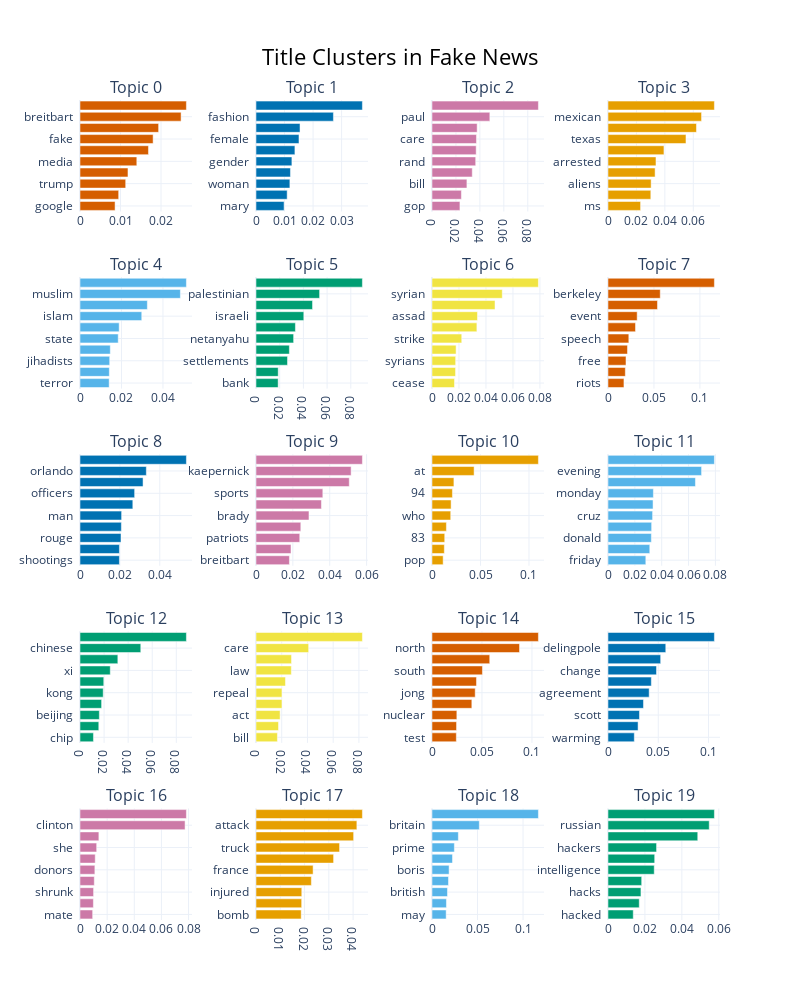

The cell this chart's notebook holds for it:
### Markdown cell above
## Exploring the titles in fake news

### Code cell
title_fake_topic_model.visualize_barchart(width=200, height=200, top_n_topics=20, n_words=10,title="Title Clusters in Fake News")

### Figure 1 — Plotly figure (JSON) as saved in the notebook; plotly's stock layout.template omitted (floating-point values rounded to 4 significant figures)
{"data": [{"marker": {"color": "#D55E00"}, "orientation": "h", "type": "bar", "x": [0.008656, 0.009545, 0.01128, 0.01184, 0.01402, 0.0169, 0.01805, 0.01941, 0.02495, 0.02627], "xaxis": "x", "y": ["google  ", "twitter  ", "trump  ", "facebook  ", "media  ", "daily  ", "fake  ", "cnn  ", "breitbart  ", "news  "], "yaxis": "y"}, {"marker": {"color": "#0072B2"}, "orientation": "h", "type": "bar", "x": [0.009841, 0.01092, 0.01187, 0.01207, 0.01258, 0.01364, 0.01506, 0.01543, 0.02713, 0.03728], "xaxis": "x2", "y": ["mary  ", "girl  ", "woman  ", "feminist  ", "gender  ", "march  ", "female  ", "beyoncé  ", "fashion  ", "women  "], "yaxis": "y2"}, {"marker": {"color": "#CC79A7"}, "orientation": "h", "type": "bar", "x": [0.02333, 0.02454, 0.02915, 0.03362, 0.03649, 0.03689, 0.03713, 0.03771, 0.04831, 0.08887], "xaxis": "x3", "y": ["gop  ", "healthcare  ", "bill  ", "health  ", "rand  ", "repeal  ", "care  ", "ryan  ", "paul  ", "obamacare  "], "yaxis": "y3"}, {"marker": {"color": "#E69F00"}, "orientation": "h", "type": "bar", "x": [0.02292, 0.03011, 0.03034, 0.03313, 0.03375, 0.03936, 0.05485, 0.06223, 0.06581, 0.07484], "xaxis": "x4", "y": ["ms  ", "illegal  ", "aliens  ", "agents  ", "arrested  ", "patrol  ", "texas  ", "border  ", "mexican  ", "cartel  "], "yaxis": "y4"}, {"marker": {"color": "#56B4E9"}, "orientation": "h", "type": "bar", "x": [0.01406, 0.01414, 0.01431, 0.01461, 0.01842, 0.01888, 0.02977, 0.03247, 0.04839, 0.05129], "xaxis": "x5", "y": ["terror  ", "christian  ", "jihadists  ", "radical  ", "state  ", "christians  ", "islam  ", "muslims  ", "muslim  ", "islamic  "], "yaxis": "y5"}, {"marker": {"color": "#009E73"}, "orientation": "h", "type": "bar", "x": [0.0187, 0.01876, 0.02658, 0.02816, 0.03175, 0.03326, 0.04034, 0.04771, 0.05367, 0.08979], "xaxis": "x6", "y": ["bank  ", "palestinians  ", "settlements  ", "hamas  ", "netanyahu  ", "embassy  ", "israeli  ", "jerusalem  ", "palestinian  ", "israel  "], "yaxis": "y6"}, {"marker": {"color": "#F0E442"}, "orientation": "h", "type": "bar", "x": [0.01668, 0.01746, 0.01753, 0.01785, 0.02205, 0.03328, 0.0337, 0.04671, 0.05209, 0.07887], "xaxis": "x7", "y": ["cease  ", "attack  ", "syrians  ", "russia  ", "strike  ", "chemical  ", "assad  ", "aleppo  ", "syrian  ", "syria  "], "yaxis": "y7"}, {"marker": {"color": "#D55E00"}, "orientation": "h", "type": "bar", "x": [0.01735, 0.01885, 0.01957, 0.02118, 0.02265, 0.0299, 0.03173, 0.05381, 0.05683, 0.1158], "xaxis": "x8", "y": ["riots  ", "student  ", "free  ", "breitbart  ", "speech  ", "davis  ", "event  ", "uc  ", "berkeley  ", "milo  "], "yaxis": "y8"}, {"marker": {"color": "#0072B2"}, "orientation": "h", "type": "bar", "x": [0.01977, 0.01977, 0.02057, 0.02075, 0.02087, 0.02649, 0.0274, 0.03163, 0.03327, 0.05337], "xaxis": "x9", "y": ["shootings  ", "baton  ", "rouge  ", "shot  ", "man  ", "officer  ", "officers  ", "police  ", "orlando  ", "shooting  "], "yaxis": "y9"}, {"marker": {"color": "#CC79A7"}, "orientation": "h", "type": "bar", "x": [0.01812, 0.01898, 0.02373, 0.02431, 0.02873, 0.03548, 0.03624, 0.05059, 0.05159, 0.05772], "xaxis": "x10", "y": ["breitbart  ", "fs1  ", "patriots  ", "anthem  ", "brady  ", "colin  ", "sports  ", "espn  ", "kaepernick  ", "nfl  "], "yaxis": "y10"}, {"marker": {"color": "#E69F00"}, "orientation": "h", "type": "bar", "x": [0.0115, 0.01271, 0.01313, 0.01484, 0.0193, 0.01969, 0.02106, 0.02259, 0.04341, 0.1097], "xaxis": "x11", "y": ["pop  ", "author  ", "83  ", "star  ", "who  ", "87  ", "94  ", "prince  ", "at  ", "dies  "], "yaxis": "y11"}, {"marker": {"color": "#56B4E9"}, "orientation": "h", "type": "bar", "x": [0.02817, 0.03112, 0.0323, 0.0325, 0.03321, 0.03356, 0.0338, 0.06513, 0.06971, 0.07925], "xaxis": "x12", "y": ["friday  ", "thursday  ", "donald  ", "wednesday  ", "cruz  ", "ted  ", "monday  ", "your  ", "evening  ", "briefing  "], "yaxis": "y12"}, {"marker": {"color": "#009E73"}, "orientation": "h", "type": "bar", "x": [0.01117, 0.01561, 0.01607, 0.01795, 0.01928, 0.01975, 0.02515, 0.03144, 0.05049, 0.08839], "xaxis": "x13", "y": ["chip  ", "trade  ", "beijing  ", "jinping  ", "kong  ", "hong  ", "xi  ", "taiwan  ", "chinese  ", "china  "], "yaxis": "y13"}, {"marker": {"color": "#F0E442"}, "orientation": "h", "type": "bar", "x": [0.01665, 0.01748, 0.01873, 0.02019, 0.02019, 0.02291, 0.02747, 0.02762, 0.04093, 0.08272], "xaxis": "x14", "y": ["bill  ", "affordable  ", "act  ", "republicans  ", "repeal  ", "obamacare  ", "law  ", "insurance  ", "care  ", "health  "], "yaxis": "y14"}, {"marker": {"color": "#D55E00"}, "orientation": "h", "type": "bar", "x": [0.02435, 0.02456, 0.02486, 0.03985, 0.04322, 0.04449, 0.05046, 0.05775, 0.08755, 0.1064], "xaxis": "x15", "y": ["test  ", "nam  ", "nuclear  ", "missile  ", "jong  ", "kim  ", "south  ", "korean  ", "north  ", "korea  "], "yaxis": "y15"}, {"marker": {"color": "#0072B2"}, "orientation": "h", "type": "bar", "x": [0.02617, 0.02991, 0.0313, 0.03528, 0.04095, 0.04311, 0.04825, 0.05239, 0.05747, 0.1058], "xaxis": "x16", "y": ["warming  ", "global  ", "scott  ", "epa  ", "agreement  ", "pruitt  ", "change  ", "paris  ", "delingpole  ", "climate  "], "yaxis": "y16"}, {"marker": {"color": "#CC79A7"}, "orientation": "h", "type": "bar", "x": [0.009325, 0.009859, 0.01001, 0.01053, 0.01096, 0.01122, 0.01229, 0.0139, 0.07743, 0.07841], "xaxis": "x17", "y": ["mate  ", "her  ", "shrunk  ", "has  ", "donors  ", "recount  ", "she  ", "donald  ", "clinton  ", "hillary  "], "yaxis": "y17"}, {"marker": {"color": "#E69F00"}, "orientation": "h", "type": "bar", "x": [0.01862, 0.01881, 0.01886, 0.02281, 0.02352, 0.03197, 0.03442, 0.04022, 0.04155, 0.04383], "xaxis": "x18", "y": ["bomb  ", "suspect  ", "injured  ", "westminster  ", "france  ", "attacker  ", "truck  ", "london  ", "attack  ", "terror  "], "yaxis": "y18"}, {"marker": {"color": "#56B4E9"}, "orientation": "h", "type": "bar", "x": [0.01555, 0.01585, 0.017, 0.01809, 0.01877, 0.02249, 0.02457, 0.02894, 0.05196, 0.1169], "xaxis": "x19", "y": ["may  ", "independence  ", "british  ", "labour  ", "boris  ", "minister  ", "prime  ", "theresa  ", "britain  ", "brexit  "], "yaxis": "y19"}, {"marker": {"color": "#009E73"}, "orientation": "h", "type": "bar", "x": [0.01368, 0.01692, 0.01785, 0.01824, 0.02504, 0.02528, 0.0263, 0.0486, 0.05482, 0.05762], "xaxis": "x20", "y": ["hacked  ", "cyberattacks  ", "hacks  ", "dossier  ", "intelligence  ", "election  ", "hackers  ", "hacking  ", "russian  ", "russia  "], "yaxis": "y20"}], "layout": {"annotations": [{"font": {"size": 16}, "showarrow": false, "text": "Topic 0", "x": 0.0875, "xanchor": "center", "xref": "paper", "y": 1.0, "yanchor": "bottom", "yref": "paper"}, {"font": {"size": 16}, "showarrow": false, "text": "Topic 1", "x": 0.3625, "xanchor": "center", "xref": "paper", "y": 1.0, "yanchor": "bottom", "yref": "paper"}, {"font": {"size": 16}, "showarrow": false, "text": "Topic 2", "x": 0.6375, "xanchor": "center", "xref": "paper", "y": 1.0, "yanchor": "bottom", "yref": "paper"}, {"font": {"size": 16}, "showarrow": false, "text": "Topic 3", "x": 0.9125, "xanchor": "center", "xref": "paper", "y": 1.0, "yanchor": "bottom", "yref": "paper"}, {"font": {"size": 16}, "showarrow": false, "text": "Topic 4", "x": 0.0875, "xanchor": "center", "xref": "paper", "y": 0.784, "yanchor": "bottom", "yref": "paper"}, {"font": {"size": 16}, "showarrow": false, "text": "Topic 5", "x": 0.3625, "xanchor": "center", "xref": "paper", "y": 0.784, "yanchor": "bottom", "yref": "paper"}, {"font": {"size": 16}, "showarrow": false, "text": "Topic 6", "x": 0.6375, "xanchor": "center", "xref": "paper", "y": 0.784, "yanchor": "bottom", "yref": "paper"}, {"font": {"size": 16}, "showarrow": false, "text": "Topic 7", "x": 0.9125, "xanchor": "center", "xref": "paper", "y": 0.784, "yanchor": "bottom", "yref": "paper"}, {"font": {"size": 16}, "showarrow": false, "text": "Topic 8", "x": 0.0875, "xanchor": "center", "xref": "paper", "y": 0.568, "yanchor": "bottom", "yref": "paper"}, {"font": {"size": 16}, "showarrow": false, "text": "Topic 9", "x": 0.3625, "xanchor": "center", "xref": "paper", "y": 0.568, "yanchor": "bottom", "yref": "paper"}, {"font": {"size": 16}, "showarrow": false, "text": "Topic 10", "x": 0.6375, "xanchor": "center", "xref": "paper", "y": 0.568, "yanchor": "bottom", "yref": "paper"}, {"font": {"size": 16}, "showarrow": false, "text": "Topic 11", "x": 0.9125, "xanchor": "center", "xref": "paper", "y": 0.568, "yanchor": "bottom", "yref": "paper"}, {"font": {"size": 16}, "showarrow": false, "text": "Topic 12", "x": 0.0875, "xanchor": "center", "xref": "paper", "y": 0.352, "yanchor": "bottom", "yref": "paper"}, {"font": {"size": 16}, "showarrow": false, "text": "Topic 13", "x": 0.3625, "xanchor": "center", "xref": "paper", "y": 0.352, "yanchor": "bottom", "yref": "paper"}, {"font": {"size": 16}, "showarrow": false, "text": "Topic 14", "x": 0.6375, "xanchor": "center", "xref": "paper", "y": 0.352, "yanchor": "bottom", "yref": "paper"}, {"font": {"size": 16}, "showarrow": false, "text": "Topic 15", "x": 0.9125, "xanchor": "center", "xref": "paper", "y": 0.352, "yanchor": "bottom", "yref": "paper"}, {"font": {"size": 16}, "showarrow": false, "text": "Topic 16", "x": 0.0875, "xanchor": "center", "xref": "paper", "y": 0.136, "yanchor": "bottom", "yref": "paper"}, {"font": {"size": 16}, "showarrow": false, "text": "Topic 17", "x": 0.3625, "xanchor": "center", "xref": "paper", "y": 0.136, "yanchor": "bottom", "yref": "paper"}, {"font": {"size": 16}, "showarrow": false, "text": "Topic 18", "x": 0.6375, "xanchor": "center", "xref": "paper", "y": 0.136, "yanchor": "bottom", "yref": "paper"}, {"font": {"size": 16}, "showarrow": false, "text": "Topic 19", "x": 0.9125, "xanchor": "center", "xref": "paper", "y": 0.136, "yanchor": "bottom", "yref": "paper"}], "height": 1000, "hoverlabel": {"bgcolor": "white", "font": {"family": "Rockwell", "size": 16}}, "showlegend": false, "title": {"font": {"color": "Black", "size": 22}, "text": "Title Clusters in Fake News", "x": 0.5, "xanchor": "center", "yanchor": "top"}, "width": 800, "xaxis": {"anchor": "y", "domain": [0, 0.175], "showgrid": true}, "xaxis10": {"anchor": "y10", "domain": [0.275, 0.45], "showgrid": true}, "xaxis11": {"anchor": "y11", "domain": [0.55, 0.725], "showgrid": true}, "xaxis12": {"anchor": "y12", "domain": [0.825, 1], "showgrid": true}, "xaxis13": {"anchor": "y13", "domain": [0, 0.175], "showgrid": true}, "xaxis14": {"anchor": "y14", "domain": [0.275, 0.45], "showgrid": true}, "xaxis15": {"anchor": "y15", "domain": [0.55, 0.725], "showgrid": true}, "xaxis16": {"anchor": "y16", "domain": [0.825, 1], "showgrid": true}, "xaxis17": {"anchor": "y17", "domain": [0, 0.175], "showgrid": true}, "xaxis18": {"anchor": "y18", "domain": [0.275, 0.45], "showgrid": true}, "xaxis19": {"anchor": "y19", "domain": [0.55, 0.725], "showgrid": true}, "xaxis2": {"anchor": "y2", "domain": [0.275, 0.45], "showgrid": true}, "xaxis20": {"anchor": "y20", "domain": [0.825, 1], "showgrid": true}, "xaxis3": {"anchor": "y3", "domain": [0.55, 0.725], "showgrid": true}, "xaxis4": {"anchor": "y4", "domain": [0.825, 1], "showgrid": true}, "xaxis5": {"anchor": "y5", "domain": [0, 0.175], "showgrid": true}, "xaxis6": {"anchor": "y6", "domain": [0.275, 0.45], "showgrid": true}, "xaxis7": {"anchor": "y7", "domain": [0.55, 0.725], "showgrid": true}, "xaxis8": {"anchor": "y8", "domain": [0.825, 1], "showgrid": true}, "xaxis9": {"anchor": "y9", "domain": [0, 0.175], "showgrid": true}, "yaxis": {"anchor": "x", "domain": [0.864, 1.0], "showgrid": true}, "yaxis10": {"anchor": "x10", "domain": [0.432, 0.568], "showgrid": true}, "yaxis11": {"anchor": "x11", "domain": [0.432, 0.568], "showgrid": true}, "yaxis12": {"anchor": "x12", "domain": [0.432, 0.568], "showgrid": true}, "yaxis13": {"anchor": "x13", "domain": [0.216, 0.352], "showgrid": true}, "yaxis14": {"anchor": "x14", "domain": [0.216, 0.352], "showgrid": true}, "yaxis15": {"anchor": "x15", "domain": [0.216, 0.352], "showgrid": true}, "yaxis16": {"anchor": "x16", "domain": [0.216, 0.352], "showgrid": true}, "yaxis17": {"anchor": "x17", "domain": [0, 0.136], "showgrid": true}, "yaxis18": {"anchor": "x18", "domain": [0, 0.136], "showgrid": true}, "yaxis19": {"anchor": "x19", "domain": [0, 0.136], "showgrid": true}, "yaxis2": {"anchor": "x2", "domain": [0.864, 1.0], "showgrid": true}, "yaxis20": {"anchor": "x20", "domain": [0, 0.136], "showgrid": true}, "yaxis3": {"anchor": "x3", "domain": [0.864, 1.0], "showgrid": true}, "yaxis4": {"anchor": "x4", "domain": [0.864, 1.0], "showgrid": true}, "yaxis5": {"anchor": "x5", "domain": [0.648, 0.784], "showgrid": true}, "yaxis6": {"anchor": "x6", "domain": [0.648, 0.784], "showgrid": true}, "yaxis7": {"anchor": "x7", "domain": [0.648, 0.784], "showgrid": true}, "yaxis8": {"anchor": "x8", "domain": [0.648, 0.784], "showgrid": true}, "yaxis9": {"anchor": "x9", "domain": [0.432, 0.568], "showgrid": true}}}
